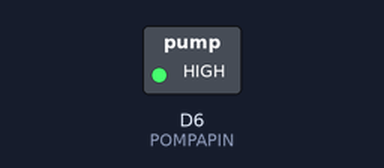
The sketch below on a simulated ESP8266 (NodeMCU). Parts: switched loads named in the sketch (green lamp = pin HIGH). What the sketch prints to the serial monitor is not drawn.

Above: at 2.5 s.
At 7.5 s:
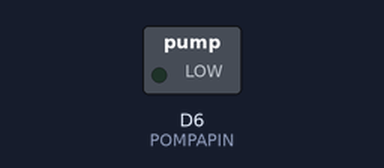
Timing chart, 0 to 13.0 s (numbered marks = the images above):
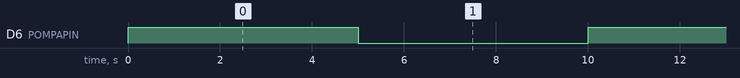

Measured:
- by itself, D6 (POMPAPIN): alternates HIGH for 5.0 s and LOW for 5.0 s

The sketch:

studiosolopin.ino
```cpp
int POMPAPIN=D6;
int MILLIS_IRRIGATION_PERIOD=5000;
void setup() {
  // put your setup code here, to run once:

 Serial.begin(9600);
 pinMode(POMPAPIN,OUTPUT);

}

void loop() {
  // put your main code here, to run repeatedly:
  Serial.println("giro");
  digitalWrite(POMPAPIN,1);
  delay(MILLIS_IRRIGATION_PERIOD);
  digitalWrite(POMPAPIN,0);
  delay(MILLIS_IRRIGATION_PERIOD);
}
```
